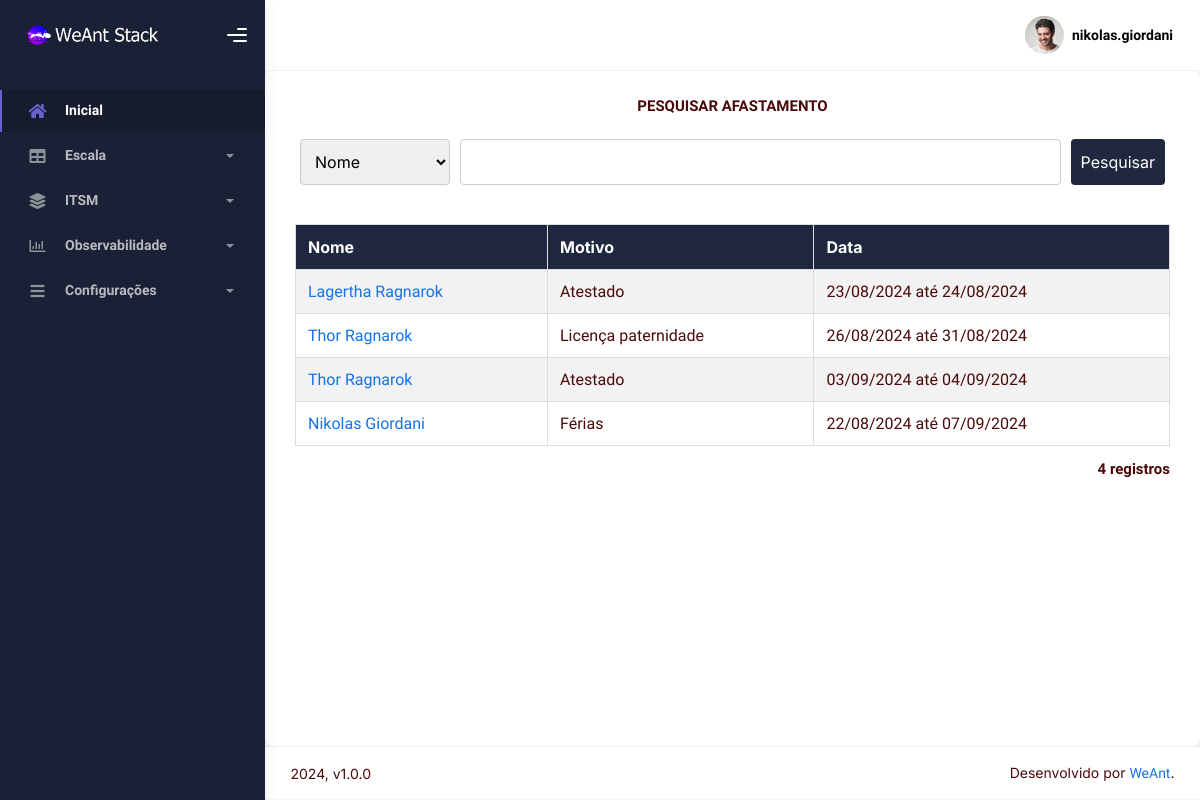
/pesquisarafastamento.php (signed in), run on the app's committed database.
### tables this page shows
CREATE TABLE `usuario` (
  `id` int(11) NOT NULL,
  `login` varchar(60) NOT NULL,
  `senha` varchar(60) NOT NULL,
  `nome` varchar(60) NOT NULL,
  `cpf` varchar(60) NOT NULL,
  `nascimento` varchar(60) NOT NULL,
  `genero` varchar(60) NOT NULL,
  `email` varchar(60) NOT NULL,
  `telefone` varchar(60) NOT NULL,
  `departamento` varchar(60) DEFAULT NULL,
  `cargo` varchar(60) DEFAULT NULL,
  `nivel` varchar(60) NOT NULL,
  `pnivel` varchar(60) NOT NULL,
  `ativo` varchar(60) NOT NULL,
  `pativo` varchar(60) NOT NULL,
  `gerasenha` varchar(60) NOT NULL,
  `horario` varchar(60) NOT NULL,
  `dia` varchar(60) NOT NULL,
  `semana` varchar(60) NOT NULL,
  `mes` varchar(60) NOT NULL,
  `ano` varchar(60) NOT NULL,
  `operador` varchar(60) NOT NULL
);

CREATE TABLE `afastamento` (
  `id` int(11) NOT NULL,
  `id_usuario` int(11) NOT NULL,
  `motivo` varchar(60) NOT NULL,
  `datainicial` varchar(60) NOT NULL,
  `datafinal` varchar(60) NOT NULL
);

### sec/sec_verifica.php (called while the page is built, shortened)
<?php
include "config.php";
$nivel = $_SESSION['UsuarioNivel'];
$sqlc = "SELECT * FROM usuario WHERE id=" . $_SESSION['UsuarioID'];
  $query = $conn->query($sqlc);
    $dados = $query->fetch_assoc();
      $idlogado = $dados['id'];
      $usuariologado = $dados['login'];
$query_vdl_licenca = "SELECT * FROM licenca WHERE id_usuario = '$idlogado'";
  $resultado_vdl_licenca = $conn->query($query_vdl_licenca);
    $dados_vdl_licenca = $resultado_vdl_licenca->fetch_assoc();
      $tipo_vdl_licenca = $dados_vdl_licenca['tipo'];
?>

### pesquisarafastamento.php (the view, shortened to what this page needs)
<?php
include "tudo_cima.php";
?>
<p align="center">
 <b>PESQUISAR AFASTAMENTO</b>
</p>
<div class="search-form">
  <form action="" method="post" style="display: flex; width: 100%;">
    <select name="filtro">
      <option value="nome">Nome</option>
    </select>
    <input type="text" name="palavra" id="palavra"/>
    <input type="submit" value="Pesquisar"/>
  </form>
</div>
<?php
if (($nivel > 2 ) && ($tipo_vdl_licenca > 5)){
  $busca_query = "SELECT u.*, a.motivo, a.datainicial, a.datafinal
                  FROM usuario u
                  JOIN afastamento a ON u.id = a.id_usuario";
  $busca_query .= " ORDER BY u.id DESC";
}
$result = $conn->query($busca_query);
if ($result->num_rows > 0) {
?>
<div id="croll-container">
  <table class="legenda">
    <tr>
      <th>Nome</th>
      <th>Motivo</th>
      <th>Data</th>
    </tr>
    <?php
    while ($dados = $result->fetch_assoc()) {
      $query_afastamento = "SELECT * FROM afastamento WHERE id_usuario = " . $dados['id'] . "";
        $result_afastamento = $conn->query($query_afastamento);
          $dados_afatasmento = $result_afastamento->fetch_assoc();
      echo '<tr>';
      echo '<td><a href="editarafastamento.php?id=' . $dados_afatasmento['id'] . '">' . $dados['nome'] . '</a></td>';
      echo '<td>' . $dados['motivo'] . '</td>';
      echo '<td>' . $dados['datainicial'] . ' até ' . $dados['datafinal'] . '</td>';
      echo '</tr>';
    }
    ?>
  </table>
</div>
<div class="record-count">
  <?php
  $num_rows = $result->num_rows;
  echo "<p><b>$num_rows registros</b></p>";
  ?>
</div>
<?php
} else {
  echo "<p>Nenhum registro encontrado.</p>";
}
?>
<?php
include "tudo_baixo.php";
?>

### tudo_cima.php (shortened to what this page needs)
<?php
include "sec/sec_verifica.php";
?>
<html lang="br">
  <head>
    <link rel="stylesheet" href="assets/css/bootstrap.min.css" />
    <link rel="stylesheet" href="assets/css/plugins.min.css" />
    <link rel="stylesheet" href="assets/css/kaiadmin.min.css" />
    <link rel="stylesheet" href="assets/css/calendario.css" />
    <link rel="stylesheet" href="assets/css/usuarios.css" />
    <link rel="stylesheet" href="assets/css/contratos.css" />
    <link rel="stylesheet" href="assets/css/geral.css" />
    <link rel="stylesheet" href="assets/css/demo.css" />
  </head>
  <body>
    <div class="wrapper">
      <div class="sidebar" data-background-color="dark">
        <div class="sidebar-logo">
          <div class="logo-header" data-background-color="dark">
            <a class="logo">
              <img
                src="assets/img/kaiadmin/logo_light.png"
                alt="navbar brand"
                class="navbar-brand"
                height="20"
              />
            </a>
            <div class="nav-toggle">
              <button class="btn btn-toggle toggle-sidebar">
                <i class="gg-menu-right"></i>
              </button>
            </div>
          </div>
        </div>
        <div class="sidebar-wrapper scrollbar scrollbar-inner">
          <div class="sidebar-content">
            <ul class="nav nav-secondary">
              <li class="nav-item active">
                <a href="inicial.php">
                  <i class="fas fa-home"></i>
                  <p>Inicial</p>
                </a>
              </li>
              <li class="nav-item">
                <a data-bs-toggle="collapse" href="#escala">
                  <i class="fas fa-table"></i>
                  <p>Escala</p>
                  <span class="caret"></span>
                </a>
              </li>
              <li class="nav-item">
                <a data-bs-toggle="collapse" href="#itsm">
                  <i class="fas fa-layer-group"></i>
                  <p>ITSM</p>
                  <span class="caret"></span>
                </a>
              </li>
              <li class="nav-item">
                <a data-bs-toggle="collapse" href="#observabilidade">
                  <i class="far fa-chart-bar"></i>
                  <p>Observabilidade</p>
                  <span class="caret"></span>
                </a>
              </li>
              <li class="nav-item">
                <a data-bs-toggle="collapse" href="#configuracoes">
                  <i class="fas fa-bars"></i>
                  <p>Configurações</p>
                  <span class="caret"></span>
                </a>
              </li>
            </ul>
          </div>
        </div>
      </div>
      <div class="main-panel">
        <div class="main-header">
          <nav class="navbar navbar-header navbar-header-transparent navbar-expand-lg border-bottom">
            <div class="container-fluid">
              <ul class="navbar-nav topbar-nav ms-md-auto align-items-center">
                <li class="nav-item topbar-user dropdown hidden-caret">
                  <a
                    class="dropdown-toggle profile-pic"
                    data-bs-toggle="dropdown"
                    href="#"
                    aria-expanded="false"
                  >
                    <div class="avatar-sm">
                      <img
                        src="assets/img/profile.jpg"
                        alt="..."
                        class="avatar-img rounded-circle"
                      />
                    </div>
                    <span class="profile-username">
                      <span class="fw-bold"><?php echo $usuariologado ?></span>
                    </span>
                  </a>
                </li>
              </ul>
            </div>
          </nav>
        </div>
        <div class="container">
    <div class="page-inner">

### assets/css/usuarios.css (style rules this page uses)
.legenda tr:first-child { background-color:#CECECE; }

### assets/css/geral.css (style rules this page uses)
body { font-family: 'Inter', sans-serif; margin: 0; padding: 0; color: #4b0a0a }
.btn { background-color: #450082; color: #fff; font-size: 14px; font-weight: 600; border: none !important; transition: all linear 160ms; cursor: pointer; margin: 0 !important; }

### pesquisarafastamento.php (style rules this page uses)
.container { flex: 1; width: 80%; margin: auto; background-color: #fff; padding: 20px; box-shadow: 0px 0px 10px rgba(0, 0, 0, 0.1); border-radius: 8px; }
.search-form { margin-bottom: 20px; display: flex; justify-content: center; align-items: center; }
.search-form select, .search-form input[type="text"], .search-form input[type="submit"] { padding: 10px; margin: 5px; border: 1px solid #ccc; border-radius: 4px; font-size: 16px; }
.search-form select { width: 150px; }
.search-form input[type="text"] { flex: 1; }
.search-form input[type="submit"] { background-color: #1f283e; color: white; border: none; cursor: pointer; transition: background-color 0.3s; }
table.legenda { width: 100%; border-collapse: collapse; margin-top: 20px; }
table.legenda th, table.legenda td { border: 1px solid #ddd; padding: 12px; text-align: left; }
table.legenda th { background-color: #1f283e; color: white; }
table.legenda tr:nth-child(even) { background-color: #f2f2f2; }
table.legenda tr:nth-child(odd) { background-color: #ffffff; }
.record-count { text-align: right; margin-top: 10px; }

### data on the page
usuario: login "nikolas.giordani"
afastamento: id_usuario.nome "Lagertha Ragnarok", motivo "Atestado", datainicial "23/08/2024", datafinal "24/08/2024"
afastamento: id_usuario.nome "Thor Ragnarok", motivo "Licença paternidade", datainicial "26/08/2024", datafinal "31/08/2024"
afastamento: id_usuario.nome "Thor Ragnarok", motivo "Atestado", datainicial "03/09/2024", datafinal "04/09/2024"
afastamento: id_usuario.nome "Nikolas Giordani", motivo "Férias", datainicial "22/08/2024", datafinal "07/09/2024"

### other printed values
$num_rows "4"
